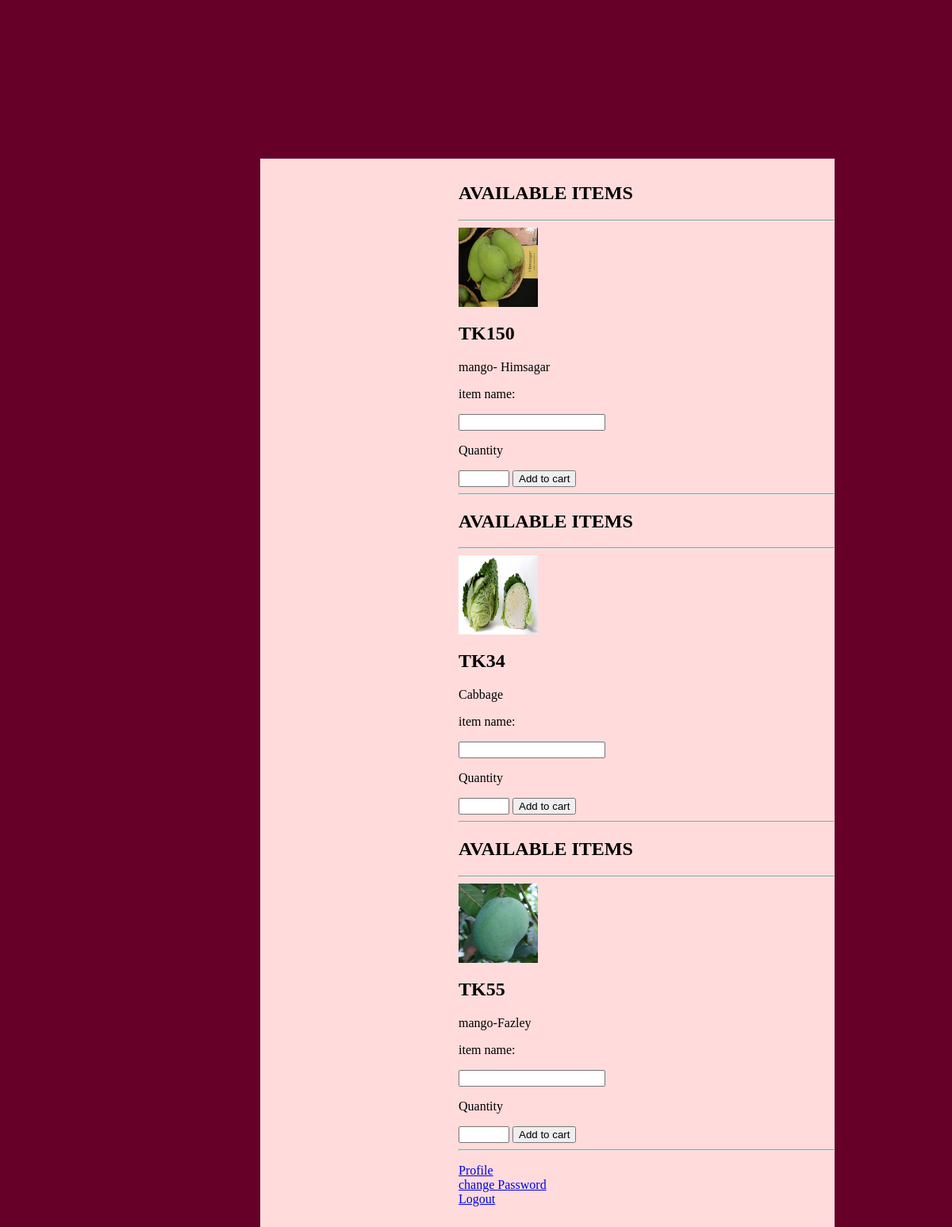
The page /shop.php on the database its author committed.
### tables this page shows
CREATE TABLE IF NOT EXISTS `product` (
  `id` int(5) NOT NULL AUTO_INCREMENT,
  `product_name` varchar(150) NOT NULL,
  `product_price` int(5) NOT NULL,
  `product_qty` int(5) NOT NULL,
  `product_image` varchar(500) NOT NULL,
  `product_category` varchar(50) NOT NULL,
  `product_desc` varchar(500) NOT NULL,
  PRIMARY KEY (`id`)
);

### shop.php (the view, shortened to what this page needs)
<link rel="stylesheet" type="text/css" href="css/reg.css">
<div class="log">
<?php
include 'connection.php';
?>
<?php
		$sql="select * from product";
		$result=mysqli_query($conn,$sql);
while($row= mysqli_fetch_array($result)){
	?>
	<div>
		<h2>AVAILABLE ITEMS</h2><hr>
		<img src="../my_mini_project/<?php echo $row["product_image"]; ?>" alt="no image" width="100" height="100"/>
		<h2>TK<?php echo $row["product_price"]; ?></h2>
		<p><?php echo $row["product_name"]; $_SESSION["product_name"]=$row["product_name"];?></p>
		<form name="form1" action="" method="post">
		<p>item name:</p>
		<input type="text" name="name"/>
		<P>Quantity</p>
		<input type="number" name="quantity" min="10" max="100"/>
		<button type="submit" name="submit1" >Add to cart
		</button>
		<hr>
	</form>
	</div>
<?php
}
?>
 	<a href="Profile.php">Profile</a><br>
   	   	<a href="changepaswd.php">change Password</a><br>
        <a href="Logout.php">Logout</a><br>
		</div>

### css/reg.css (style rules this page uses)
.log { margin-top:200px; margin-left:320px; background-color: #ffdbdb; width:40%; height:290%; padding-left:250px; padding-top:10px; }

### rows shown on the page
product: product_image (picture), product_price "150", product_name "mango- Himsagar"
product: product_image (picture), product_price "34", product_name "Cabbage"
product: product_image (picture), product_price "55", product_name "mango-Fazley"
